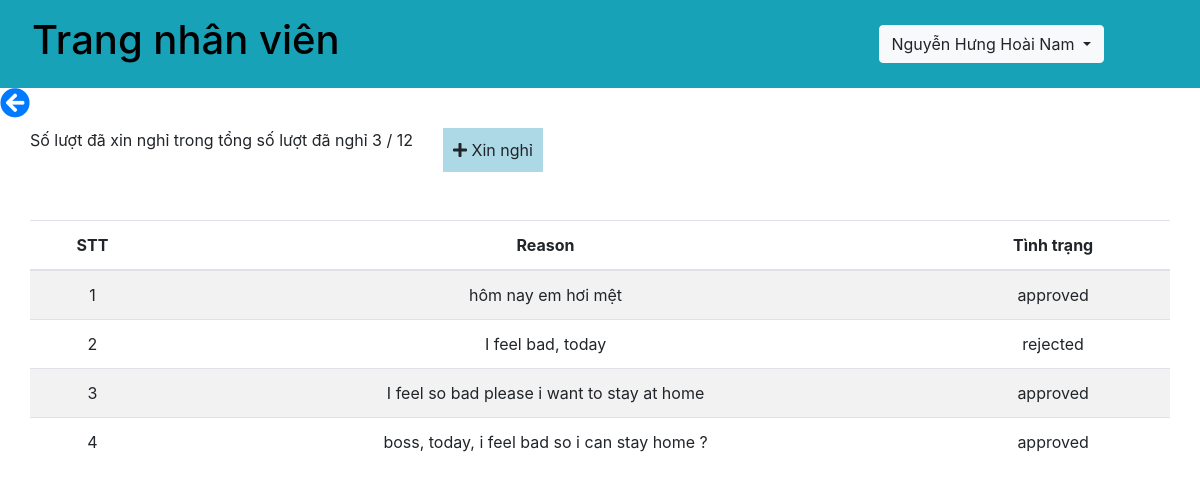
Page /api/nghiphep.php (signed in) on the earlier database version.
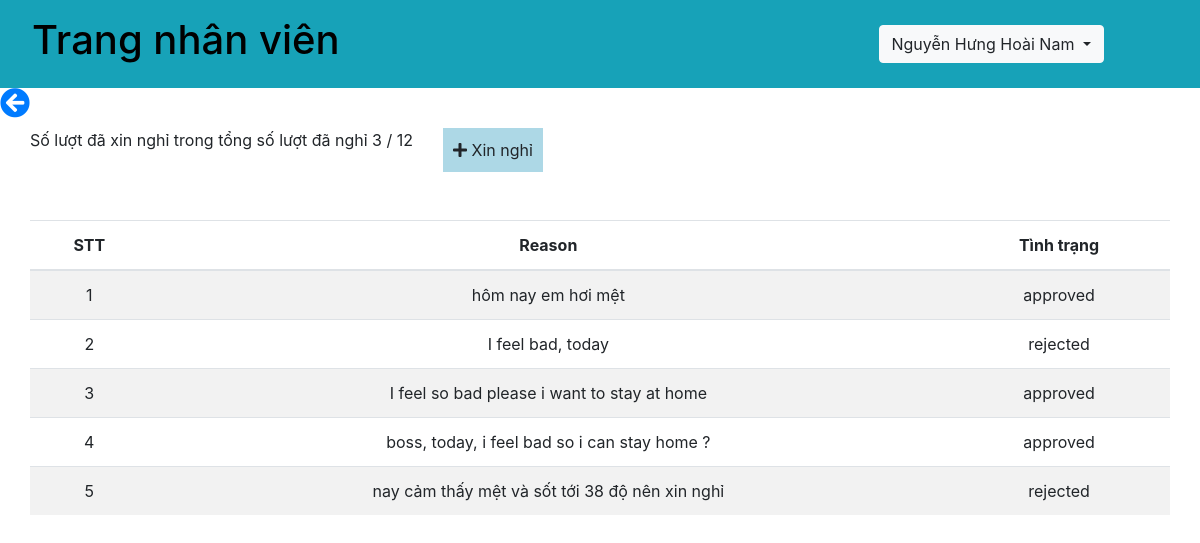
Same page on the later database version.
### tables this page shows
CREATE TABLE `nhanvien` (
  `id` int(11) NOT NULL,
  `name` varchar(100) NOT NULL,
  `username` varchar(50) NOT NULL,
  `password` varchar(100) NOT NULL,
  `maPB` varchar(50) NOT NULL,
  `chucvu` varchar(100) NOT NULL,
  `image` varchar(50) NOT NULL,
  `tongngaynghi` int(11) NOT NULL,
  `duocnghi` int(11) NOT NULL,
  `status` int(11) NOT NULL,
  `cmnd` varchar(20) NOT NULL,
  `email` varchar(50) NOT NULL,
  `sdt` int(11) NOT NULL,
  `diachi` varchar(100) NOT NULL
);

CREATE TABLE `nghiphep` (
  `id` int(11) NOT NULL,
  `name` varchar(100) NOT NULL,
  `reason` varchar(100) NOT NULL,
  `maPB` varchar(50) NOT NULL,
  `status` varchar(100) NOT NULL
);

### db.php (called while the page is built, shortened)
<?php
    function open_database(){
        $conn = mysqli_connect(host, username, password, db);
        return $conn;
    }
    function get_info_nhanvien($username){
        $conn = open_database();
        $sql = "SELECT * FROM nhanvien WHERE username = ?";
        $stmt = $conn->prepare($sql);
        $stmt->bind_param("s", $username);
        if(!$stmt->execute()){
            return array('code' => 1, 'message' =>'Cannot execute query');
        }
        $result = $stmt->get_result();
        $data = $result->fetch_assoc();
        return array('code' => 0, 'message' =>'', 'data' => $data);
    }
    function check_truong_phong($name, $maPB){
        $conn = open_database();
        $chucvu = "trưởng phòng";
        $sql = "select * from nhanvien where name = ? and maPB = ? and chucvu = ?";
        $stmt = $conn->prepare($sql);
        $stmt->bind_param('sss', $name, $maPB, $chucvu);
        if(!$stmt->execute()){
            return array('code'=>1, 'message'=>'cannot execute command');
        }
        $result = $stmt->get_result();
        if($result->num_rows == 0){
            return false;
        }
        return true;
    }
    function get_don_nghiphep($nameNv){
        $conn = open_database();
        $sql = "SELECT * from nghiphep where name = ?";
        $stmt = $conn->prepare($sql);
        $stmt->bind_param('s', $nameNv);
        if(!$stmt->execute()){
            return array('code' => 1, 'message' =>'cannot execute command');
        }
        $result = $stmt->get_result();
        while ($row = $result->fetch_assoc()){
            $data[] = $row;
        }
        return array('code'=>0, 'message'=>'', 'data'=>$data);
    }
?>

### api/nghiphep.php (the view, shortened to what this page needs)
<?php
    require_once('../db.php');
?>
<!DOCTYPE html>
<html lang="en">
<head>
    <link rel="stylesheet" href="https://maxcdn.bootstrapcdn.com/bootstrap/4.5.2/css/bootstrap.min.css">
	<link rel="stylesheet" href="https://use.fontawesome.com/releases/v5.15.4/css/all.css">
</head>
<body>
    <?php
        $username = $_SESSION["username"];
        if($username == "admin"){
            $nameNV = $_GET['name'];
            $result = get_info_admin($username);
            if($result['code'] == 0){
                $data = $result['data'];
            }
            ?>
                <nav class="navbar navbar-expand-sm bg-info justify-content-between">
                    <div class="nav-item">
                        <h1 class="nav-link">Trang giám đốc</h1>
                    </div>
                    <div class="nav-item">
                        <div class="dropdown">
                            <button type="button" class="btn btn-light dropdown-toggle" data-toggle="dropdown">
                            <?= $data['name'] ?>
                            </button>
                            <div class="dropdown-menu">
                                <a class="dropdown-item" href="../logout.php">Đăng xuất</a>
                            </div>
                        </div>
                    </div>
                </nav>
            <?php
        }else{
            $result = get_info_nhanvien($username);
            if($result['code'] == 0){
                $data = $result['data'];
            }
            ?>
                <nav class="navbar navbar-expand-sm bg-info justify-content-between">
                    <div class="nav-item">
                        <h1 class="nav-link"><a href="../index.php" style="text-decoration: none; color: black;">Trang nhân viên</a></h1>
                    </div>
                    <div class="nav-item">
                        <div class="dropdown">
                            <button type="button" class="btn btn-light dropdown-toggle" data-toggle="dropdown">
                            <?= $data['name'] ?>
                            </button>
                        </div>
                    </div>
                </nav>
            <?php
        }
    ?>
    <a style="text-decoreation: none;" href="../index.php"><i class="fas fa-arrow-circle-left"></i></a>
    <div class="container mt-2">
        <div class="row mb-5">
            <span>Số lượt đã xin nghỉ trong tổng số lượt đã nghỉ <?=$data['tongngaynghi']?> / <?=$data['duocnghi']?></span>
            <span style="background: lightblue; padding: 10px; margin-left: 30px; cursor: pointer;"><i class="fas fa-plus" data-toggle="modal" data-target="#confirm-xin-nghi"></i> Xin nghỉ</span>
        </div>
        <div class="row">
            <?php
                if(check_truong_phong($data['name'], $data['maPB']) == false){
                    ?>
                        <div class="table-responsive">
                            <table class="table table-lg table-striped text-center">
                                <thead>
                                <tr>
                                    <th>STT</th>
                                    <th>Reason</th>
                                    <th>Tình trạng</th>
                                </tr>
                                </thead>
                                <tbody>
                                <?php
                                    $stt = 1;
                                    $resultList = get_don_nghiphep($data['name']);
                                    if($resultList['code'] == 0){
                                        $data1 = $resultList['data'];
                                        if(count($data1) > 0 && is_array($data1)){
                                            foreach ($data1 as $row1) {
                                                ?>
                                                <tr>
                                                    <td><?=$stt?></td>
                                                    <td><?=$row1['reason']?></td>
                                                    <td><?=$row1['status']?></td>
                                                </tr>
                                                <?php
                                                $stt += 1;
                                            }
                                        }
                                    }else{
                                        ?>
                                            <div class="alert alert-danger">Không có đơn xin nghỉ phép</div>
                                        <?php
                                    }
                                ?>
                                </tbody>
                            </table>
                        </div>
                    <?php
                }else if(check_truong_phong($data['name'], $data['maPB']) == true){
                    ?>
                        <div class="table-responsive">
                            <table class="table table-lg table-striped text-center">
                                <thead>
                                <tr>
                                    <th>STT</th>
                                    <th>Name</th>
                                    <th>Reason</th>
                                    <th>Tình trạng</th>
                                </tr>
                                </thead>
                                <tbody>
                                <?php
                                    $stt = 1;
                                    $resultList = get_don_nghiphep($data['name']);
                                    if($resultList['code'] == 0){
                                        $data1 = $resultList['data'];
                                        if(count($data1) > 0 && is_array($data1)){
                                            foreach ($data1 as $row1) {
                                                ?>
                                                <tr>
                                                    <td><?=$stt?></td>
                                                    <td><?=$row1['name']?></td>
                                                    <td><?=$row1['reason']?></td>
                                                    <td><?=$row1['status']?></td>
                                                </tr>
                                                <?php
                                                $stt += 1;
                                            }
                                        }
                                    }else{
                                        ?>
                                            <div class="alert alert-danger">Không có đơn xin nghỉ phép</div>
                                        <?php
                                    }
                                ?>
                                </tbody>
                            </table>
                        </div>
                    <?php
                }
            ?>
        </div>
    </div>
</body>
</html>

### api/nghiphep.php (style rules this page uses)
.nav-item .dropdown { margin-right: 80px; }
a i { font-size: 30px; }

Differences in the rows shown:
added nghiphep: reason "nay cảm thấy mệt và sốt tới 38 độ nên xin nghỉ", status "rejected"
